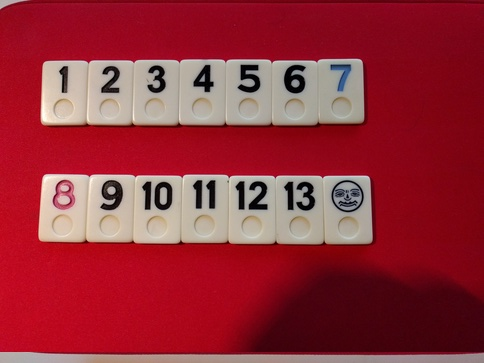
#> input picture examples/all.jpg, 484 x 363 px
$ python GenerateData.py examples/all.jpg   (older library calls are emulated)
#> lines starting #> are read from the running program, lines starting #| are printed output that depends on the picture; after the words box and inside, x2 and y2 are one past the last pixel; in counts of white or black regions, pixels touching at a corner belong together
import sys
import numpy as np
import cv2
import os


"""
Program to generate the training data for KNN.
It takes one argument: the path to an image containing the characters to be
recognized. It will loop over the characters in the image and ask the user to
classify them. It will then generate two output files which will be used by the
main program to train KNN.

NOTE: This script is not necessary to use the tool, since it is already
distributed with the necessary training data. This script is only provided in
case someone wants to re-train it with their own images.
"""


MIN_CONTOUR_AREA = 100

RESIZED_IMAGE_WIDTH = 20
RESIZED_IMAGE_HEIGHT = 30


def main():
    img_training_numbers = cv2.imread(sys.argv[1])
#> img_training_numbers is the input picture: shape (363, 484, 3); mean B, G, R 57.1, 46.4, 148.7

    if img_training_numbers is None:
        print('Error: image not read from file')
        return

    img_gray = cv2.cvtColor(img_training_numbers, cv2.COLOR_BGR2GRAY)
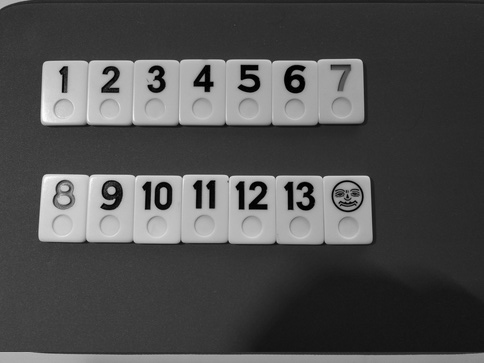
#> img_gray: shape (363, 484); min 0, max 254, mean 78.2
    img_blurred = cv2.GaussianBlur(img_gray, (5,5), 0)

    img_thresh = cv2.adaptiveThreshold(img_blurred,
                                       255,
                                       cv2.ADAPTIVE_THRESH_GAUSSIAN_C,
                                       cv2.THRESH_BINARY_INV,
                                       11,
                                       2)
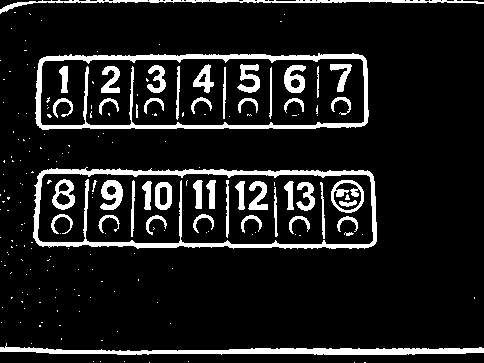
#> img_thresh: shape (363, 484); 11.2% white; 201 white regions (152 under 20 px)

    # Show threshold image for reference
    cv2.imshow('img_thresh', img_thresh)

    # Find contours on a copy of the image
    img_thresh_copy = img_thresh.copy()

    # Retrieve outermost contours
    _, npa_contours, _ = cv2.findContours(img_thresh_copy,
                                          cv2.RETR_EXTERNAL,
                                          cv2.CHAIN_APPROX_SIMPLE)
#> npa_contours = 120 contours, 116 with area under 20; largest, box (x1, y1, x2, y2) and area: (33, 167, 377, 249) 25843, (35, 53, 369, 130) 23990, (0, 343, 484, 355) 1974, (0, 0, 484, 14) 670

    npa_flattened_imgs =  np.empty(
        (0, RESIZED_IMAGE_WIDTH * RESIZED_IMAGE_HEIGHT))

    int_classifications = []

    # We are interested in digits and jokers, which we represent as a j
    int_valid_chars = [ord('j'), ord('1'), ord('2'), ord('3'), ord('4'),
                       ord('5'), ord('6'), ord('7'), ord('8'), ord('9')]

    for npa_contour in npa_contours:
        if cv2.contourArea(npa_contour) > MIN_CONTOUR_AREA:
            [intX, intY, intW, intH] = cv2.boundingRect(npa_contour)

            cv2.rectangle(img_training_numbers,
                          (intX, intY),
                          (intX+intW,intY+intH),
                          (0, 0, 255),
                          2)

            img_ROI = img_thresh[intY:intY+intH, intX:intX+intW]
            img_ROI_resized = cv2.resize(
                img_ROI, (RESIZED_IMAGE_WIDTH, RESIZED_IMAGE_HEIGHT))

            # Show image for reference
            cv2.imshow('img_ROI', img_ROI)
            cv2.imshow('img_ROI_resized', img_ROI_resized)
            cv2.imshow('Training numbers', img_training_numbers)

            int_char = cv2.waitKey(0)

            # Exit program if user pressed 'Esc'
            if int_char == 27:
                sys.exit()
            elif int_char in int_valid_chars:
                int_classifications.append(int_char)
                # Flatten image to 1d numpy array so we can write to file later
                npa_flattened_img = img_ROI_resized.reshape(
                    (1, RESIZED_IMAGE_WIDTH * RESIZED_IMAGE_HEIGHT))
                npa_flattened_imgs = np.append(
                    npa_flattened_imgs, npa_flattened_img, 0)
#> this loop made 9 passes; (key Esc is pressed on pass 9)
#> (intX, intY, intW, intH) on pass 9: (0, 343, 484, 12)
#> npa_contour on passes 1 to 6: [[364, 362], [365, 362]], [[354, 362]], [[149, 362]], [[188, 361]], [[124, 361]], [[100, 361]]
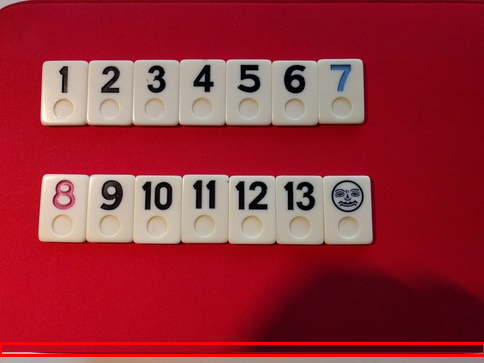
#> img_training_numbers: shape (363, 484, 3); 1.67% of pixels changed, all inside (x1, y1, x2, y2) = (0, 342, 484, 357)
#> after the loop, int_classifications = []

    flt_classifications = np.array(int_classifications, np.float32)

    npa_classifications = flt_classifications.reshape(
        (flt_classifications.size, 1))

    print('Training complete!')

    np.savetxt('classifications.txt', npa_classifications)
    np.savetxt('flattened_images.txt', npa_flattened_imgs)

    cv2.destroyAllWindows()

    return


if __name__ == '__main__':
    main()
#> (the program exits here)
